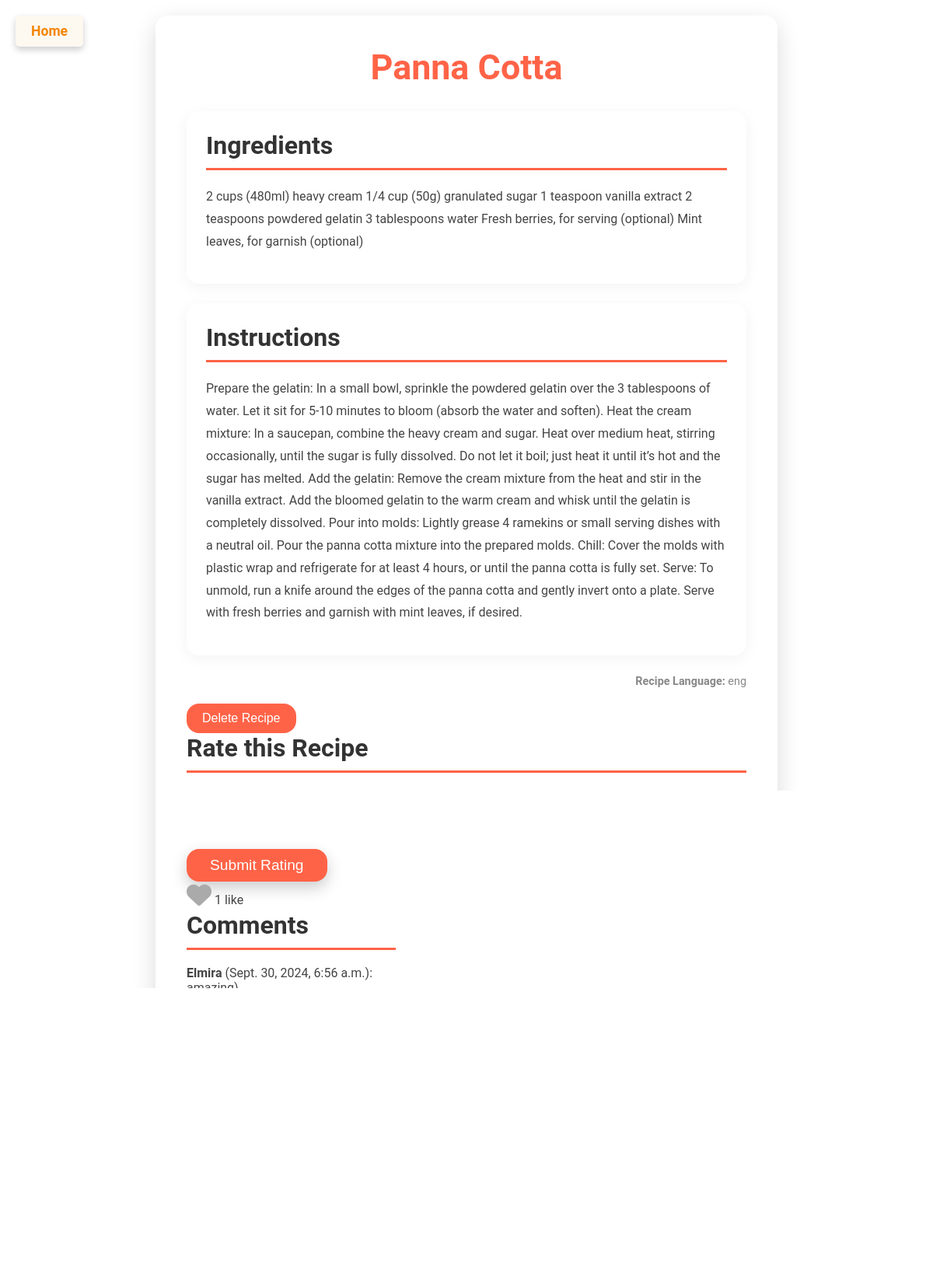
The page /recipe/112/ on the database its author committed.
### desert/models.py (models this page shows, shortened)
class Recipe(models.Model):
    LANGUAGES = (
        ("AZ", "AZ"),
        ("EN", "EN"),
        ("RU", "RU")
    )
    name = models.CharField(max_length=256, null=True, blank=True)
    instruction = models.TextField(max_length=1000, null=True, blank=True)
    created_by = models.ForeignKey(User, on_delete=models.CASCADE, null=True, blank=True)
    ingredients = models.TextField(max_length=1000,  null=True, blank=True)
    category = models.ForeignKey(Category, on_delete=models.CASCADE, null=True, blank=True)
    created_at = models.DateTimeField(auto_now_add=True, null=True, blank=True)
    language = models.CharField(max_length=4, choices=LANGUAGES,  null=True, blank=True)
    ingredient = models.TextField(max_length=1000, null=True, blank=True)
    likes = models.ManyToManyField(User, related_name='liked_recipes', blank=True)
    views_count = models.PositiveIntegerField(default=0)
    class Meta:
        verbose_name = "Resept"
        verbose_name_plural = "Resepts"

class Comment(models.Model):
    LANGUAGES = (
        ("AZ", "AZ"),
        ("EN", "EN"),
        ("RU", "RU")
    )
    text = models.TextField(max_length=1000, null=True, blank=True)
    language = models.CharField(max_length=4, choices=LANGUAGES, null=True, blank=True)
    recipe = models.ForeignKey(Recipe, related_name='comments', on_delete=models.CASCADE, null=True, blank=True)
    user = models.ForeignKey(User, on_delete=models.CASCADE, null=True, blank=True)
    created_at = models.DateTimeField(auto_now_add=True, null=True, blank=True)

### desert/views.py (the view)
# urls.py: path("recipe/<int:recipe_id>/", recipe_detail, name="recipe_detail"),
def recipe_detail(request, recipe_id):
    recipe = Recipe.objects.get(id=recipe_id)
    if not request.session.get(f"viewed_recipe_{recipe_id}", False):
        recipe.views_count += 1
        recipe.save()
        request.session[f"viewed_recipe_{recipe_id}"] = True
    context = {
        "recipe": recipe
    }
    return render(request, "recipe_details.html", context)

### desert/templates/recipe_details.html (shortened to what this page needs)
<!DOCTYPE html>
<html lang="en">
<head>
    <link rel="stylesheet" href="https://cdnjs.cloudflare.com/ajax/libs/font-awesome/6.0.0-beta3/css/all.min.css">
</head>
<body>
    <a href="{% url 'home' %}" class="home-button">Home</a>
    <div class="recipe-container">
        <h1>{{ recipe.name }}</h1>
        <div class="ingredients">
            <h2>Ingredients</h2>
            <p>{{ recipe.ingredient }}</p>
        </div>
        <div class="instructions">
            <h2>Instructions</h2>
            <p>{{ recipe.instruction }}</p>
        </div>
        <div class="language">
            <p><strong>Recipe Language:</strong> {{ recipe.language }}</p>
        </div>
        <form action="{% url 'delete_recipe' recipe.id %}" method="post" onsubmit="return confirm('Are you sure you want to delete this recipe?');">
            <button type="submit" style="background-color: #ff6347; color: white; border: none; border-radius: 16px; padding: 10px 20px; cursor: pointer; font-size: 1em; margin-top: 20px;">
                Delete Recipe
            </button>
        </form>
        <h2>Rate this Recipe</h2>
<form id="rating-form" method="post">
    <div class="star-rating">
        <input type="radio" id="star5" name="rating" value="5"><label for="star5">&#9733;</label>
        <input type="radio" id="star4" name="rating" value="4"><label for="star4">&#9733;</label>
        <input type="radio" id="star3" name="rating" value="3"><label for="star3">&#9733;</label>
        <input type="radio" id="star2" name="rating" value="2"><label for="star2">&#9733;</label>
        <input type="radio" id="star1" name="rating" value="1"><label for="star1">&#9733;</label>
    </div>
    <button type="submit" class="submit-rating">Submit Rating</button>
</form>
<form id="like-form" action="{% url 'like_recipe' recipe.id %}" method="post">
    <button type="submit" id="like-button" class="like-button">
        <i class="fa fa-heart {% if user.is_authenticated and user in recipe.likes.all %}liked{% endif %}"></i>
    </button>
    <span>{{ recipe.likes.count }} like</span>
</form>
        <h2>Comments</h2>
        <div class="comments">
            {% for comment in recipe.comments.all %}
                <div class="comment">
                    <p><strong>{{ comment.user.username }}</strong> ({{ comment.created_at }}):</p>
                    <p>{{ comment.text }}</p>
                </div>
            {% empty %}
                <p>No comments yet.</p>
            {% endfor %}
        </div>
        <div class="comment-form">
            <h2>Leave a Comment</h2>
            <form action="{% url 'add_comment' recipe.id %}" method="post" onsubmit="return validateComment()">
                <textarea id="comment-text" name="comment" rows="4" placeholder="Write your comment here..."></textarea>
                <button type="submit">Submit Comment</button>
            </form>
        </div>
    </div>
</body>
</html>

### desert/templates/recipe_details.html (style rules this page uses)
:root { --primary-color: #ff6347; --secondary-color: #333; --background-color: rgba(244, 244, 244, 0.8); --text-color: #444; --border-radius: 16px; --max-width: 800px; --transition-speed: 0.3s; --font-family: 'Roboto', 'Segoe UI', Tahoma, Geneva, Verdana, sans-serif; --shadow-color: rgba(0, 0, 0, 0.15); --overlay-color: rgba(255, 255, 255, 0.9); }
*, *::before, *::after { box-sizing: border-box; margin: 0; padding: 0; }
body { font-family: var(--font-family); background: url('https://images5.alphacoders.com/663/663921.jpg') no-repeat center center fixed; background-size: cover; display: flex; justify-content: center; align-items: center; padding: 20px; min-height: 100vh; color: var(--text-color); }
.recipe-container { background-color: var(--overlay-color); border-radius: var(--border-radius); box-shadow: 0 10px 30px var(--shadow-color); padding: 40px; max-width: var(--max-width); width: 100%; transition: transform var(--transition-speed) ease, box-shadow var(--transition-speed) ease; }
h1 { font-size: 2.8em; color: var(--primary-color); text-align: center; margin-bottom: 30px; font-weight: bold; }
h2 { font-size: 2em; color: var(--secondary-color); border-bottom: 3px solid var(--primary-color); padding-bottom: 10px; margin-bottom: 20px; }
.ingredients, .instructions, .comment-form { background-color: #fff; padding: 25px; border-radius: var(--border-radius); margin-bottom: 25px; box-shadow: 0 4px 20px rgba(0, 0, 0, 0.05); transition: box-shadow var(--transition-speed) ease; }
.ingredients p, .instructions p { margin-bottom: 15px; line-height: 1.8; }
.language { text-align: right; font-size: 0.9em; color: #888; margin-top: 20px; }
.like-button { background: none; border: none; font-size: 2em; color: #aaa; cursor: pointer; transition: color 0.3s ease; }
.comment-form textarea { width: 100%; padding: 10px; border: 1px solid #ddd; border-radius: var(--border-radius); font-size: 1em; margin-top: 10px; resize: vertical; }
.comment-form button { background-color: var(--primary-color); color: white; border: none; border-radius: var(--border-radius); padding: 10px 20px; cursor: pointer; font-size: 1em; margin-top: 10px; }
.star-rating { display: flex; direction: row-reverse; justify-content: center; font-size: 2rem; margin-bottom: 20px; }
.star-rating label { cursor: pointer; color: lightgray; }
.submit-rating { background-color: var(--primary-color); color: #fff; border: none; border-radius: var(--border-radius); padding: 10px 30px; font-size: 1.2em; cursor: pointer; margin-top: 20px; transition: background-color var(--transition-speed), transform var(--transition-speed); box-shadow: 0 8px 20px rgba(0, 0, 0, 0.2); }
.home-button { position: absolute; left: 20px; top: 20px; background-color: #e5a53d14; color: rgb(243, 134, 9); padding: 10px 20px; text-align: center; border-radius: 5px; font-size: 1.1rem; font-weight: bold; text-decoration: none; box-shadow: 0 4px 8px rgba(0, 0, 0, 0.2); transition: background-color 0.3s ease, box-shadow 0.3s ease; }

### rows shown on the page
Recipe: name "Panna Cotta", ingredient "2 cups (480ml) heavy cream 1/4 cup (50g) granulated sugar 1 teaspoon vanilla extract 2 teaspoons powdered gelatin 3 tablespoons water Fresh berries, for serving (optional) Mint leaves, for garnish (optional)", instruction "Prepare the gelatin: In a small bowl, sprinkle the powdered gelatin over the 3 tablespoons of water. Let it sit for 5-10 minutes to bloom (absorb the water and soften). Heat the cream mixture: In a saucepan, combine the heavy cream and sugar. Heat over medium heat, stirring occasionally, until the sugar is fully dissolved. Do not let it boil; just heat it until it’s hot and the sugar has melted. Add the gelatin: Remove the cream mixture from the heat and stir in the vanilla extract. Add the bloomed gelatin to the warm cream and whisk until the gelatin is completely dissolved. Pour into molds: Lightly grease 4 ramekins or small serving dishes with a neutral oil. Pour the panna cotta mixture…", language "eng", likes.count "1"
Comment: user.username "Elmira", created_at "Sept. 30, 2024, 6:56 a.m.", text "amazing)"
